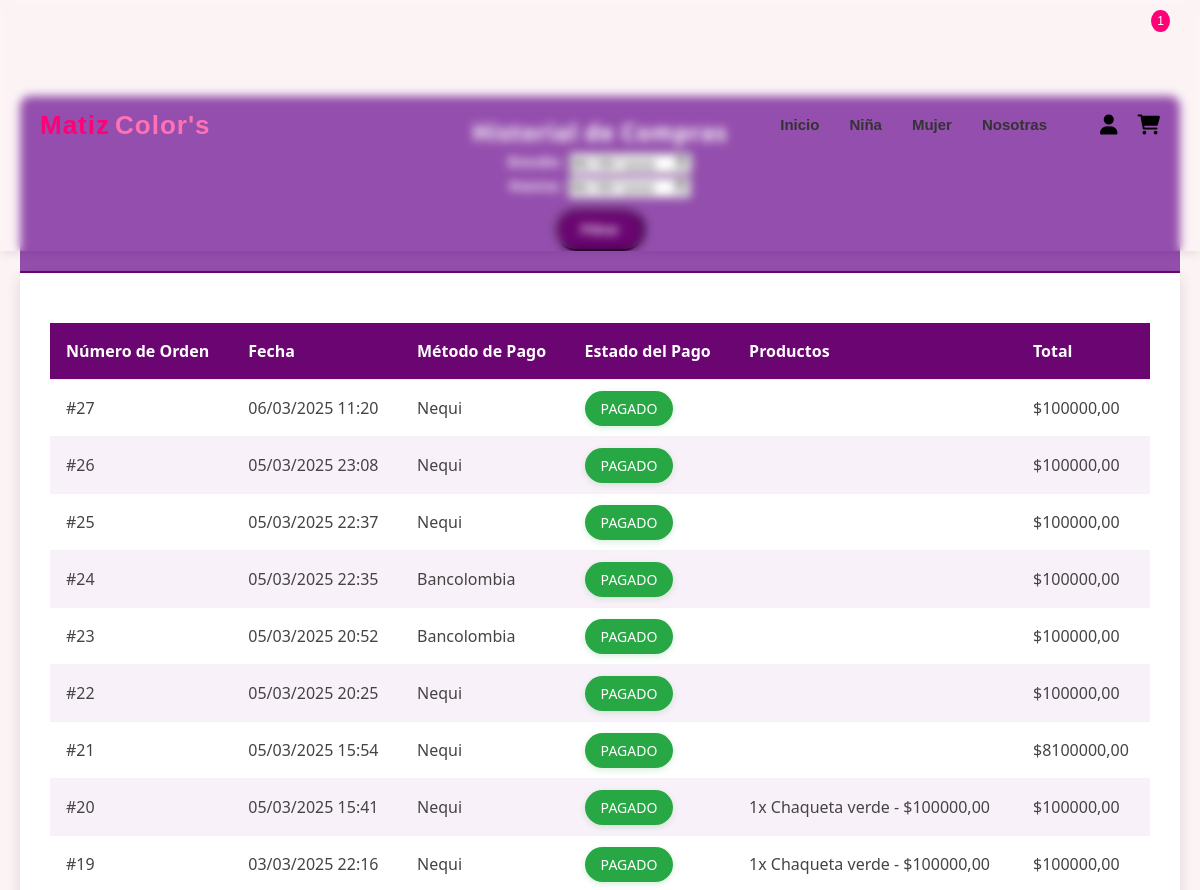
The app's page /historial-compras/ (signed in, upper part), older data.
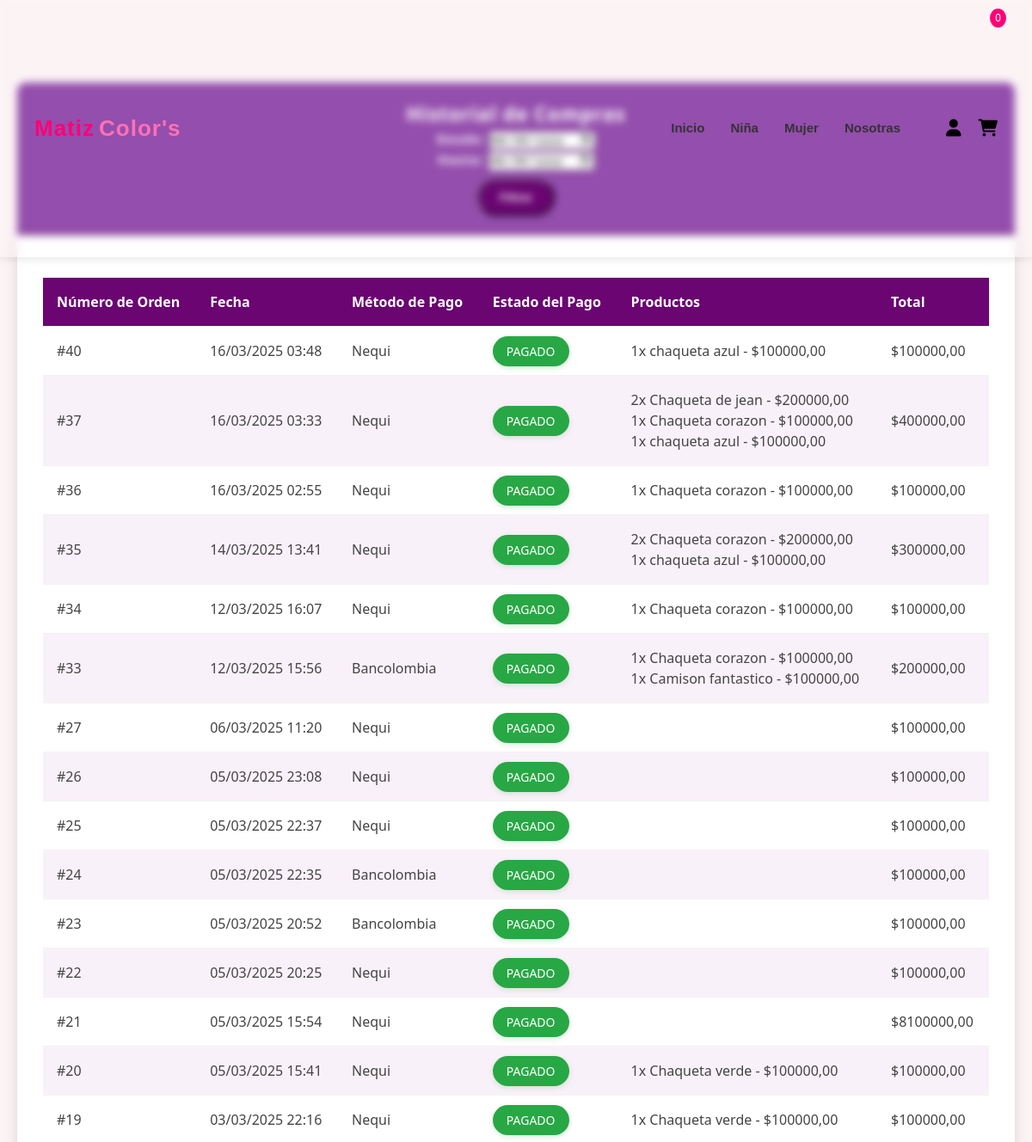
The same page, newer data.
### web/models.py (models this page shows, shortened)
class Orden(models.Model):
    usuario = models.ForeignKey(User, on_delete=models.CASCADE, null=True, blank=True)
    nombre = models.CharField(max_length=200)
    email = models.EmailField()
    telefono = models.CharField(max_length=20)
    direccion = models.CharField(max_length=255, default="Sin dirección")
    ciudad = models.CharField(max_length=100, null=True, blank=True)
    sesion_id = models.CharField(max_length=100, null=True, blank=True)
    total = models.DecimalField(max_digits=10, decimal_places=2)
    metodo_pago = models.CharField(max_length=20, choices=[('nequi', 'Nequi'), ('bancolombia', 'Bancolombia')])
    comprobante = models.ImageField(upload_to='comprobantes/', null=True, blank=True)
    fecha_creacion = models.DateTimeField(auto_now_add=True)

class OrdenItem(models.Model):
    orden = models.ForeignKey(Orden, on_delete=models.CASCADE, related_name='items')
    producto = models.ForeignKey(Producto, on_delete=models.CASCADE)
    cantidad = models.PositiveIntegerField()
    precio = models.DecimalField(max_digits=10, decimal_places=2, default=0.00)  # Default value set here
    def calcular_subtotal(self):
        return self.precio * self.cantidad

class Producto(models.Model):
    LINEA_CHOICES = [
        ('niña', 'Niña'),
        ('mujer', 'Mujer'),
    ]
    nombre = models.CharField(max_length=255)
    descripcion = models.TextField()
    precio = models.DecimalField(max_digits=10, decimal_places=2, default=0.00)
    imagen = models.ImageField(upload_to='productos/', default='productos/default.jpg', blank=True)
    categoria = models.ForeignKey(Categoria, on_delete=models.CASCADE)
    linea = models.CharField(max_length=10, choices=LINEA_CHOICES, default='mujer')
    visible = models.BooleanField(default=True)

### web/views.py (the view)
# urls.py: path('historial-compras/', views.historial_compras, name='historial_compras'),
@login_required
def historial_compras(request):
    fecha_inicio = request.GET.get('fecha_inicio')
    fecha_fin = request.GET.get('fecha_fin')
    ordenes = Orden.objects.filter(usuario=request.user).prefetch_related('items').order_by('-fecha_creacion')
    if fecha_inicio:
        try:
            fecha_inicio = datetime.strptime(fecha_inicio, '%Y-%m-%d')
            ordenes = ordenes.filter(fecha_creacion__date__gte=fecha_inicio)
        except ValueError:
            pass
    if fecha_fin:
        try:
            fecha_fin = datetime.strptime(fecha_fin, '%Y-%m-%d')
            ordenes = ordenes.filter(fecha_creacion__date__lte=fecha_fin)
        except ValueError:
            pass
    return render(request, 'historial_compras.html', {
        'ordenes': ordenes,
        'fecha_inicio': fecha_inicio.strftime('%Y-%m-%d') if isinstance(fecha_inicio, datetime) else '',
        'fecha_fin': fecha_fin.strftime('%Y-%m-%d') if isinstance(fecha_fin, datetime) else ''
    })

### web/templates/historial_compras.html (shortened to what this page needs)
{% extends 'base.html' %}
{% load static %}
{% block content %}
<link rel="stylesheet" href="{% static 'historial.css' %}">
<div class="container mt-4">
    <div class="historial-header">
        <h2>Historial de Compras</h2>
        <form method="get" class="filtro-fechas">
            <div class="form-group">
                <label for="fecha_inicio">Desde:</label>
                <input type="date" id="fecha_inicio" name="fecha_inicio" value="{{ fecha_inicio }}">
            </div>
            <div class="form-group">
                <label for="fecha_fin">Hasta:</label>
                <input type="date" id="fecha_fin" name="fecha_fin" value="{{ fecha_fin }}">
            </div>
            <button type="submit" class="btn btn-sm btn-primary">Filtrar</button>
        </form>
    </div>
    {% if ordenes %}
        <div class="table-container">
            <table class="ordenes-table">
                <thead>
                    <tr>
                        <th>Número de Orden</th>
                        <th>Fecha</th>
                        <th>Método de Pago</th>
                        <th>Estado del Pago</th>
                        <th>Productos</th>
                        <th>Total</th>
                    </tr>
                </thead>
                <tbody>
                    {% for orden in ordenes %}
                    <tr>
                        <td>#{{ orden.id }}</td>
                        <td>{{ orden.fecha_creacion|date:"d/m/Y H:i" }}</td>
                        <td>{{ orden.get_metodo_pago_display|default:orden.metodo_pago }}</td>
                        <td>
                            <span class="estado-pago {% if orden.comprobante %}pagado{% else %}pendiente{% endif %}">
                                {% if orden.comprobante %}Pagado{% else %}Pendiente{% endif %}
                            </span>
                        </td>
                        <td>
                            <ul>
                                {% for item in orden.items.all %}
                                    <li>{{ item.cantidad }}x {{ item.producto.nombre }} - ${{ item.calcular_subtotal|floatformat:2 }}</li>
                                {% endfor %}
                            </ul>
                        </td>
                        <td>${{ orden.total|floatformat:2 }}</td>
                    </tr>
                    {% endfor %}
                </tbody>
            </table>
        </div>
    {% else %}
        <div class="no-ordenes">
            <p>No tienes compras registradas aún.</p>
            <a href="{% url 'home' %}" class="btn btn-primary">Ir a comprar</a>
        </div>
    {% endif %}
</div>
{% endblock %}

### web/templates/base.html (shortened to what this page needs)
{% load static %}
<!DOCTYPE html>
<html lang="es">
<head>
    <link rel="stylesheet" href="{% static 'basehome.css' %}">
    <link rel="stylesheet" href="https://cdnjs.cloudflare.com/ajax/libs/font-awesome/6.0.0/css/all.min.css">
</head>
<body>
    <header>
        <nav>
          <div class="logo">
            <h1>Matiz <span>Color's</span></h1>
        </div>
            <ul class="nav-menu">
                <li><a href="{% url 'home' %}">Inicio</a></li>
                <li><a href="{% url 'niña' %}">Niña</a></li>
                <li><a href="{% url 'mujer' %}">Mujer</a></li>
                <li class="dropdown">
                    <a href="#" class="dropdown-toggle">Nosotras</a>
                </li>
            </ul>
        </nav>
        <div class="iconos_2">
            <div class="user-container">
                <a href="#" class="user-icon">
                    <i class="fa-solid fa-user"></i>
                </a>
            </div>
            {% if user.is_authenticated %}
                {% with total_items=user.carritoitem_set.count %}
                <div class="right-section">
                    <div class="cart">
                        <a href="{% url 'ver_carrito' %}">
                            <i class="fa-solid fa-cart-shopping"></i>
                            <span class="badge bg-danger">{{ total_items }}</span>
                        </a>
                    </div>
                </div>
                {% endwith %}
            {% endif %}
        </div>
    </header>
    {% block content %}{% endblock %}
</body>
</html>

### web/static/basehome.css (style rules this page uses)
* { margin: 0; padding: 0; box-sizing: border-box; list-style: none; text-decoration: none; }
html { font-size: 62.5%; }
body { height: 100%; font-family: 'Arial', sans-serif; background-color: rgb(252, 243, 245); color: #333; line-height: 1.5; display: flex; flex-direction: column; min-height: 100vh; }
header { display: flex; justify-content: space-between; align-items: center; padding: 10px 40px; position: fixed; width: 100%; height: 11%; top: 0; z-index: 1000; box-shadow: 0 2px 10px rgba(0, 0, 0, 0.1); backdrop-filter: blur(5px); transition: all 0.3s ease; }
.logo { display: flex; align-items: center; }
.logo h1 { font-size: 2.6rem; font-weight: bold; color: #ff0077; letter-spacing: 1px; display: flex; }
.logo span { color: #ff71b3; font-size: 2.6rem; padding: 0 5px 0; }
nav { display: flex; justify-content: space-between; align-items: center; width: 100%; }
nav ul { display: flex; gap: 30px; list-style: none; margin: 0 5% 0 5%; padding: 0; transition: all 0.5s; }
nav ul li a { text-decoration: none; color: #333; font-weight: bold; font-size: 15px; transition: color 0.3s ease-in-out; }
.dropdown { position: relative; }
.iconos_2 { display: flex; gap: 20px; align-items: center; }
.iconos_2 i { font-size: 22px; cursor: pointer; transition: color 0.2s ease; }
img, .iconos_2 i { max-width: 100%; height: auto; }
.iconos_2 i { font-size: 2rem; }
.user-container { position: relative; display: inline-block; }
.user-icon { display: flex; align-items: center; justify-content: center; cursor: pointer; }
.iconos_2 .user-icon i, .iconos_2 .cart i { color: black; }
.badge { position: absolute; top: 10px; right: 30px; background-color: #ff0077; color: white; border-radius: 50%; padding: 2px 6px; font-size: 12px; }

### web/static/historial.css (style rules this page uses)
.container { font-family: 'Segoe UI', Tahoma, Geneva, Verdana, sans-serif; color: #444; margin-top: 8%; margin-bottom: 8%; padding: 0 20px; }
.historial-header { background-color: #944ead; color: white; padding: 20px; text-align: center; border-radius: 10px 10px 0 0; font-size: 15px; font-weight: 600; letter-spacing: 1px; }
.table-container { overflow-x: auto; background: #fff; padding: 30px; border-radius: 0 0 15px 15px; box-shadow: 0 6px 15px rgba(0, 0, 0, 0.12); border-top: 2px solid #6a0572; }
.ordenes-table { width: 100%; border-collapse: collapse; margin-top: 20px; }
.ordenes-table th, .ordenes-table td { padding: 16px; text-align: left; border-bottom: 1px solid #f2f2f2; font-size: 16px; font-weight: 400; }
.ordenes-table th { background-color: #6a0572; color: white; font-weight: 600; }
.ordenes-table tr:nth-child(even) { background-color: #f9f1f9; }
.estado-pago { padding: 8px 16px; border-radius: 20px; font-weight: 500; text-transform: uppercase; font-size: 14px; }
.pagado { background-color: #28a745; color: white; box-shadow: 0 2px 6px rgba(40, 167, 69, 0.2); }
.btn-primary { display: inline-block; padding: 12px 24px; background-color: #6a0572; color: white; text-decoration: none; border-radius: 30px; font-weight: 600; text-align: center; transition: background-color 0.3s ease, transform 0.2s ease; margin-top: 10px; }

Row changes from the older to the newer data that the page shows:
added Orden: id "40", fecha_creacion "16/03/2025 03:48", metodo_pago "Nequi", shows "PAGADO", total "100000,00"
added OrdenItem: cantidad "1", producto.nombre "chaqueta azul", calcular_subtotal "100000,00", shown under "40"
added Orden: id "37", fecha_creacion "16/03/2025 03:33", metodo_pago "Nequi", shows "PAGADO", total "400000,00"
added OrdenItem: cantidad "2", producto.nombre "Chaqueta de jean", calcular_subtotal "200000,00", shown under "37"
added OrdenItem: cantidad "1", producto.nombre "Chaqueta corazon", calcular_subtotal "100000,00", shown under "37"
added OrdenItem: cantidad "1", producto.nombre "chaqueta azul", calcular_subtotal "100000,00", shown under "37"
added Orden: id "36", fecha_creacion "16/03/2025 02:55", metodo_pago "Nequi", shows "PAGADO", total "100000,00"
added OrdenItem: cantidad "1", producto.nombre "Chaqueta corazon", calcular_subtotal "100000,00", shown under "36"
added Orden: id "35", fecha_creacion "14/03/2025 13:41", metodo_pago "Nequi", shows "PAGADO", total "300000,00"
added OrdenItem: cantidad "2", producto.nombre "Chaqueta corazon", calcular_subtotal "200000,00", shown under "35"
added OrdenItem: cantidad "1", producto.nombre "chaqueta azul", calcular_subtotal "100000,00", shown under "35"
added Orden: id "34", fecha_creacion "12/03/2025 16:07", metodo_pago "Nequi", shows "PAGADO", total "100000,00"
added OrdenItem: cantidad "1", producto.nombre "Chaqueta corazon", calcular_subtotal "100000,00", shown under "34"
added Orden: id "33", fecha_creacion "12/03/2025 15:56", metodo_pago "Bancolombia", shows "PAGADO", total "200000,00"
added OrdenItem: cantidad "1", producto.nombre "Chaqueta corazon", calcular_subtotal "100000,00", shown under "33"
added OrdenItem: cantidad "1", producto.nombre "Camison fantastico", calcular_subtotal "100000,00", shown under "33"
Text that changed along with them:
{{ total_items }}: "1" → "0"
